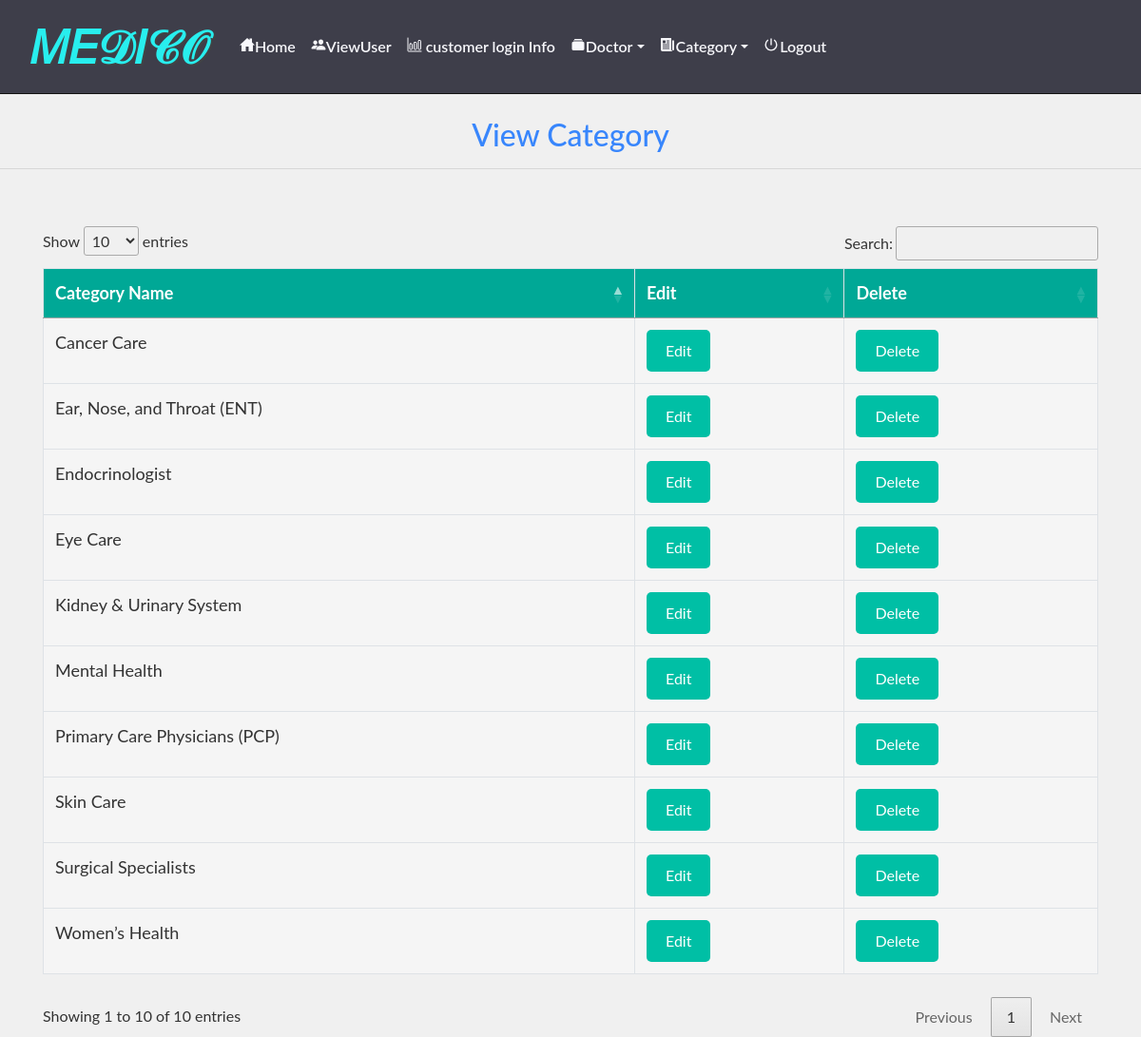
/view_categary/ (signed in), run on the app's committed database.
### grocery/models.py (models this page shows, shortened)
class Category(models.Model):
    name = models.CharField(max_length=30, null=True)

### grocery/views.py (the view)
# urls.py: path('view_categary/', View_Categary, name='view_categary'),
def View_Categary(request):
    if not request.user.is_authenticated:
        return redirect('login_admin')
    pro = Category.objects.all()
    d = {'pro': pro}
    return render(request, 'view_category.html', d)

### grocery/templates/view_category.html (shortened to what this page needs)
{% extends 'navigation.html' %}
{% block body %}
<center><h2 style="color:rgba(0, 102, 255, 0.769);margin-top:2%">View Category</h2></center><hr>
<div class="container" style="margin-top:5%">
<table class="table table-bordered" id="myTable">
  <thead>
  <tr>
    <th>Category Name</th>
      <th>Edit</th>
    <th>Delete</th>
  </tr>
  </thead>
   <tbody>
    {% for i in pro %}
  <tr>
    <td>{{i.name}}</td>
    <td><a href="{% url 'edit_category' i.id %}" ><button class="button button1 btn-success">Edit</button></a></td>
  <td><a href="{% url 'delete_category' i.id %}" onclick="return confirm('Are you sure?')"><button class="button button1 btn-danger">Delete</button></a></td>
  </tr>
    {% endfor %}
    </tbody>
</table>
 </div>
{% endblock %}

### grocery/templates/navigation.html (shortened to what this page needs)
<!DOCTYPE html>
<html lang="en">
<head>
    {% load static %}
    <link rel="stylesheet" href="https://maxcdn.bootstrapcdn.com/bootstrap/4.0.0/css/bootstrap.min.css">
    <link rel="stylesheet" href="//cdn.datatables.net/1.10.19/css/jquery.dataTables.min.css">
<link
rel="stylesheet"
href="https://cdnjs.cloudflare.com/ajax/libs/animate.css/4.1.1/animate.min.css"
/>
    <link rel="stylesheet" href="https://cdnjs.cloudflare.com/ajax/libs/font-awesome/4.7.0/css/font-awesome.min.css">
</head>
<body style="background-color: #f0f0f0;">
<nav class="navbar navbar-expand-sm" style="background-color : #3e3e4a ; border-bottom:1px solid #131313">
    <a class="navbar-brand pl-3" href="#" style="color: rgb(223, 223, 245); font-weight: bold; font-size: 3rem; text-shadow: 2px 2px rgb(65, 66, 69);">𝑀𝐸𝒟𝐼𝒞𝒪</a>
    <div class="collapse navbar-collapse" id="collapsibleNavbar">
        <ul class="navbar-nav pl-2 text-center">
            {% if request.user.is_staff %}
            <li class="nav-item">
                <a class="nav-link" href="{% url 'admin_home' %}" style="color:rgb(0, 0, 0)"><ion-icon style="margin-right:0px" name="home-sharp"></ion-icon>Home</a>
            </li>
            <li class="nav-item">
                <a class="nav-link" href="{% url 'view_user' %}" style="color:rgb(2, 1, 1)"><ion-icon style="margin-right:0px" name="people"></ion-icon>ViewUser</a>
            </li>
            <li class="nav-item">
                <a class="nav-link" href="{% url 'sales_visualization' %}">
                    <ion-icon style="margin-right: 0px" name="bar-chart-outline"></ion-icon> customer login Info
                </a>
            </li>
            <li class="nav-item dropdown">
                <a class="nav-link dropdown-toggle" data-toggle="dropdown" href="#" role="button" aria-haspopup="true" aria-expanded="false" style="color:rgb(0, 0, 0)"><ion-icon style="margin-right:0px" name="albums"></ion-icon>Doctor</a>
            </li>
            <li class="nav-item dropdown">
                <a class="nav-link dropdown-toggle" data-toggle="dropdown" href="#" role="button" aria-haspopup="true" aria-expanded="false" style="color:rgb(0, 0, 0)"><ion-icon style="margin-right:1px" name="newspaper-sharp"></ion-icon>Category</a>
            </li>
            <div class="dashboard">
                <li class="nav-item">
                    <a class="nav-link" href="{% url 'logout' %}" style="color:rgb(0, 0, 0)"><ion-icon style="margin-right:1px" name="power-sharp"></ion-icon>Logout</a>
                </li>
            </div>
            {% endif %}
        </ul>
    </div>
</nav>
{% block body %}
{% endblock %}
</body>
</html>

### grocery/templates/navigation.html (style rules this page uses)
body { font-family: 'Lato', sans-serif; background-image: url('https://drive.google.com/file/d/1kYcur9aBKitorAyhZBazCZCX-EZ4yYP_/view?usp=drivesdk'); background-size: cover; background-attachment: fixed; background-repeat: no-repeat; color: #333; }
.navbar { background-color: rgba(46, 44, 44, 0.9); border-bottom: 1px solid #2a2a2b; }
.navbar-brand { font-size: 2.5rem; color: #28eeee !important; font-weight: bold; text-shadow: 1px 1px 2px rgba(0, 95, 115, 0.2); }
.navbar-nav .nav-link { color: #f7f7fb !important; font-weight: 600; padding: 12px; transition: background-color 0.3s ease, color 0.3s ease; }
#myTable { width: 100%; border-collapse: collapse; margin: 20px 0; font-size: 18px; text-align: left; border: 1px solid #dee2e6; }
#myTable th { background-color: #00a896; color: white; padding: 12px; }
#myTable td { background-color: #f5f5f5; padding: 12px; }
.button { background-color: #00bfa5; border: none; color: white; padding: 10px 20px; text-align: center; font-size: 16px; border-radius: 5px; transition: background-color 0.3s ease; }

### data on the page
Category: name "Primary Care Physicians (PCP)"
Category: name "Endocrinologist"
Category: name "Surgical Specialists"
Category: name "Women’s Health"
Category: name "Mental Health"
Category: name "Cancer Care"
Category: name "Skin Care"
Category: name "Eye Care"
Category: name "Ear, Nose, and Throat (ENT)"
Category: name "Kidney & Urinary System"
